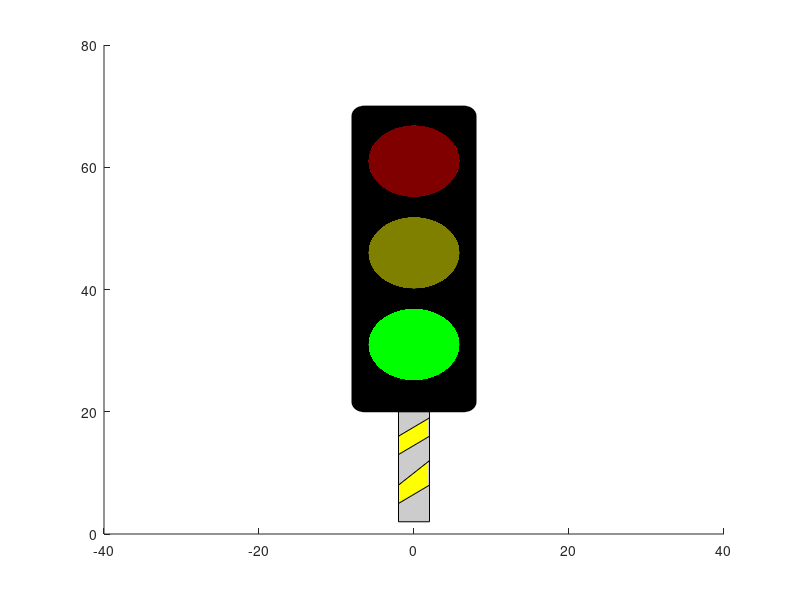

This chart was generated by the following MATLAB code:
function Traffic()
figure
xlim([-40 40]);
ylim([0, 80]);
rectangle('Position',[-8 20 16 50],'FaceColor',[0 0 0],'Curvature',.2) %black rect
hold on
rectangle('Position',[-2 2 4 18],'FaceColor',[.8 .8 .8])    %gray rect
hold on
% the two yellow shapes 
rectXpoints = [-2 -2 2 2 -2];          
rectYpoints = [13 16 19 16 13];
fill(rectXpoints,rectYpoints,[1 1 0]) %setting yellow color
hold on 
rectXpoints = [-2 -2 2 2 -2];
rectYpoints = [5 8 12 8 5];
fill(rectXpoints,rectYpoints,[1 1 0])
hold on 
% looping 5 times 
for i=1:1:5
%illuminate the red circle and dimming the other ones by facecolor
rectangle('Position',[-6 55 12 12],'FaceColor',[1 0 0],'Curvature',[1 1]) %converting rect to circle using curvature 
rectangle('Position',[-6 40 12 12],'FaceColor',[0.5 .5 0],'Curvature',[1 1])
rectangle('Position',[-6 25 12 12],'FaceColor',[0 .5 0],'Curvature',[1 1])
pause(1)  %pausing 1 sec
rectangle('Position',[-6 55 12 12],'FaceColor',[.5 0 0],'Curvature',[1 1])
rectangle('Position',[-6 40 12 12],'FaceColor',[1 1 0],'Curvature',[1 1])
rectangle('Position',[-6 25 12 12],'FaceColor',[0 .5 0],'Curvature',[1 1])
pause(1)
rectangle('Position',[-6 55 12 12],'FaceColor',[.5 0 0],'Curvature',[1 1])
rectangle('Position',[-6 40 12 12],'FaceColor',[.5 .5 0],'Curvature',[1 1])
rectangle('Position',[-6 25 12 12],'FaceColor',[0 1 0],'Curvature',[1 1])
pause(1)
end
end